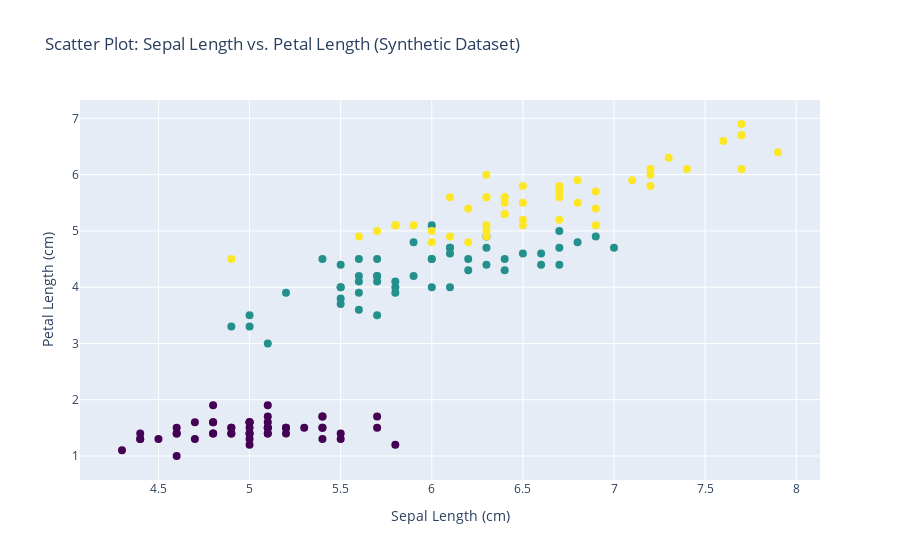

Write notebook code for a chart like this one.
### Code cell
import seaborn as sns
import matplotlib.pyplot as plt
import plotly.graph_objects as go
from sklearn.datasets import load_iris
import pandas as pd

# Load the synthetic dataset
iris = load_iris()
df_synthetic = pd.concat([pd.DataFrame(iris.data, columns=iris.feature_names), pd.Series(iris.target, name='species')], axis=1)

# Scatter Plot
plt.figure(figsize=(10, 6))
scatter_ax = sns.scatterplot(x='sepal length (cm)', y='petal length (cm)', data=df_synthetic, hue='species', palette='muted')
plt.xlabel('Sepal Length (cm)')
plt.ylabel('Petal Length (cm)')
plt.title('Scatter Plot: Sepal Length vs. Petal Length (Synthetic Dataset)')

# Extract data from Seaborn axis
scatter_data = scatter_ax.get_children()[0].get_offsets()

# Create a Plotly scatter trace
scatter_trace = go.Scatter(
    x=scatter_data[:, 0],
    y=scatter_data[:, 1],
    mode='markers',
    marker=dict(color=df_synthetic['species'], colorscale='Viridis', size=8),
    showlegend=False,
)

# Create a Plotly figure
chart_one = go.Figure(data=[scatter_trace])

# Update layout of the Plotly figure
chart_one.update_layout(
    title_text='Scatter Plot: Sepal Length vs. Petal Length (Synthetic Dataset)',
    xaxis_title='Sepal Length (cm)',
    yaxis_title='Petal Length (cm)',
)

# Show the Plotly figure
chart_one.show()

### Figure 1 — Plotly figure (JSON) as saved in the notebook; plotly's stock layout.template omitted (floating-point values rounded to 4 significant figures; data arrays with more than 128 entries replaced by an {"elided": "..."} marker saying what was removed)
{"data": [{"marker": {"color": {"elided": "150 int values"}, "colorscale": [[0, "#440154"], [0.1111, "#482878"], [0.2222, "#3e4989"], [0.3333, "#31688e"], [0.4444, "#26828e"], [0.5556, "#1f9e89"], [0.6667, "#35b779"], [0.7778, "#6ece58"], [0.8889, "#b5de2b"], [1, "#fde725"]], "size": 8}, "mode": "markers", "showlegend": false, "type": "scatter", "x": {"elided": "150 float values"}, "y": {"elided": "150 float values"}}], "layout": {"autosize": true, "title": {"text": "Scatter Plot: Sepal Length vs. Petal Length (Synthetic Dataset)"}, "xaxis": {"autorange": true, "range": [4.077, 8.123], "title": {"text": "Sepal Length (cm)"}, "type": "linear"}, "yaxis": {"autorange": true, "range": [0.4566, 7.443], "title": {"text": "Petal Length (cm)"}, "type": "linear"}}}
